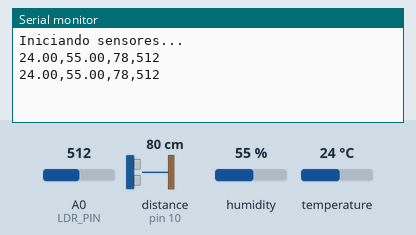
This sketch was run on a simulated Arduino Uno, built with avr-gcc and run on an emulated ATmega328P. On the bench: the last lines printed to the serial monitor. Wiring (inferred from the names in the program): ultrasonic range finder: trigger pin 9; echo pin 10. The test bench sets the inputs (shaded band); at power-on: distance to the obstacle (sensor on pin 10) 80 cm, humidity 55 %, A0 (LDR_PIN) = 512, temperature 24 °C. The echo pulse lasts 58.3 µs per cm.

Above: at 1.8 s.
1.9 s: distance to the obstacle (sensor on pin 10) set to 2 cm
At 3.3 s:
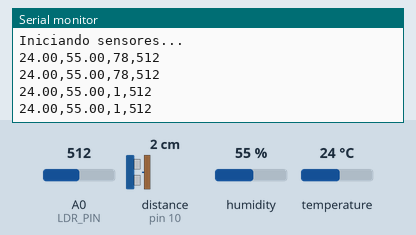
3.4 s: humidity set to 22 %
At 4.7 s:
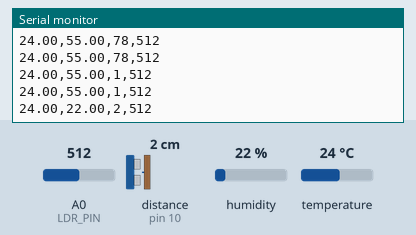
4.9 s: A0 (LDR_PIN) set to 716
At 5.7 s:
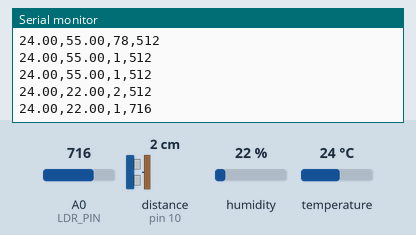
6.4 s: temperature set to 12 °C
At 7.7 s:
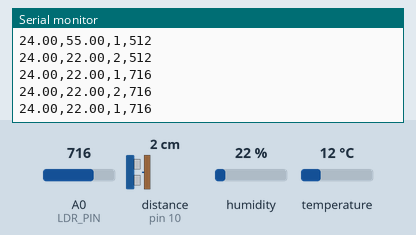
7.9 s: distance to the obstacle (sensor on pin 10) set to 4 cm
At 9.3 s:
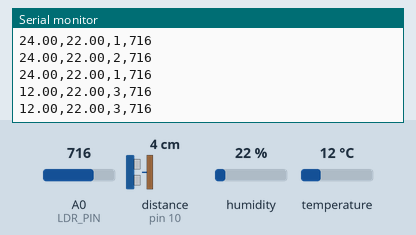
9.4 s: A0 (LDR_PIN) set to 992
At 11.0 s:
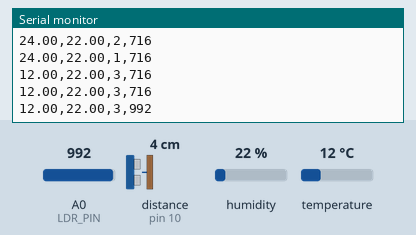
Timing chart, 0 to 11.9 s (numbered marks = the images above; inputs shaded):
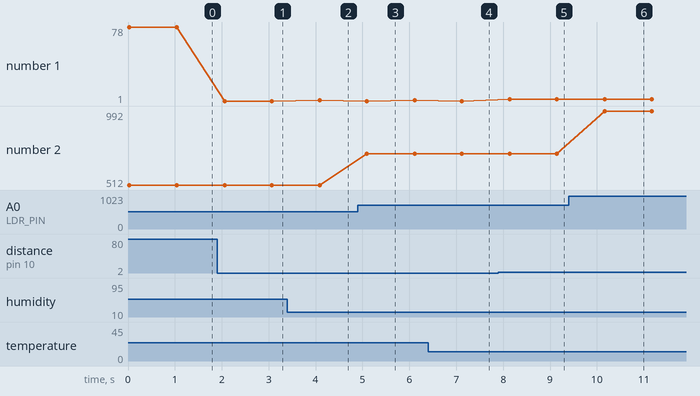

Measured:
- after the input at 1.9 s, the serial monitor: prints a new line after 0.16 s (image 1)
- after the input at 3.4 s, the serial monitor: prints a new line after 0.69 s (image 2)
- after the input at 4.9 s, the serial monitor: prints a new line after 0.19 s (image 3)
- after the input at 7.9 s, the serial monitor: prints a new line after 0.24 s (image 5)
- after the input at 9.4 s, the serial monitor: prints a new line after 0.77 s (image 6)
- plotted number 1: 78 → 1 after the input at 1.9 s, 1 → 2 after the input at 3.4 s, 1 → 3 after the input at 7.9 s
- plotted number 2: 512 → 716 after the input at 4.9 s, 716 → 992 after the input at 9.4 s

The sketch:

Proyecto_Final.ino
```cpp
#include <DHT.h>

#define DHTPIN 2
#define DHTTYPE DHT11
DHT dht(DHTPIN, DHTTYPE);

#define TRIG_PIN 9
#define ECHO_PIN 10

#define LDR_PIN A0

void setup() {
  Serial.begin(115200);
  dht.begin();

  pinMode(TRIG_PIN, OUTPUT);
  pinMode(ECHO_PIN, INPUT);

  Serial.println("Iniciando sensores...");
}

void loop() {

  float humedad = dht.readHumidity();
  float temperatura = dht.readTemperature();

  long duracion;
  long distancia;

  // Leer ultrasonico
  digitalWrite(TRIG_PIN, LOW);
  delayMicroseconds(2);
  digitalWrite(TRIG_PIN, HIGH);
  delayMicroseconds(10);
  digitalWrite(TRIG_PIN, LOW);

  duracion = pulseIn(ECHO_PIN, HIGH);
  distancia = duracion * 0.034 / 2;

  // Leer LDR
  int valorLDR = analogRead(LDR_PIN);

  // Leer datos vAlidos del DHT11
  if (!isnan(humedad) && !isnan(temperatura)) {

    // Enviar
    Serial.print(temperatura);
    Serial.print(",");
    Serial.print(humedad);
    Serial.print(",");
    Serial.print(distancia);
    Serial.print(",");
    Serial.println(valorLDR);
  }

  delay(1000);
}
```
